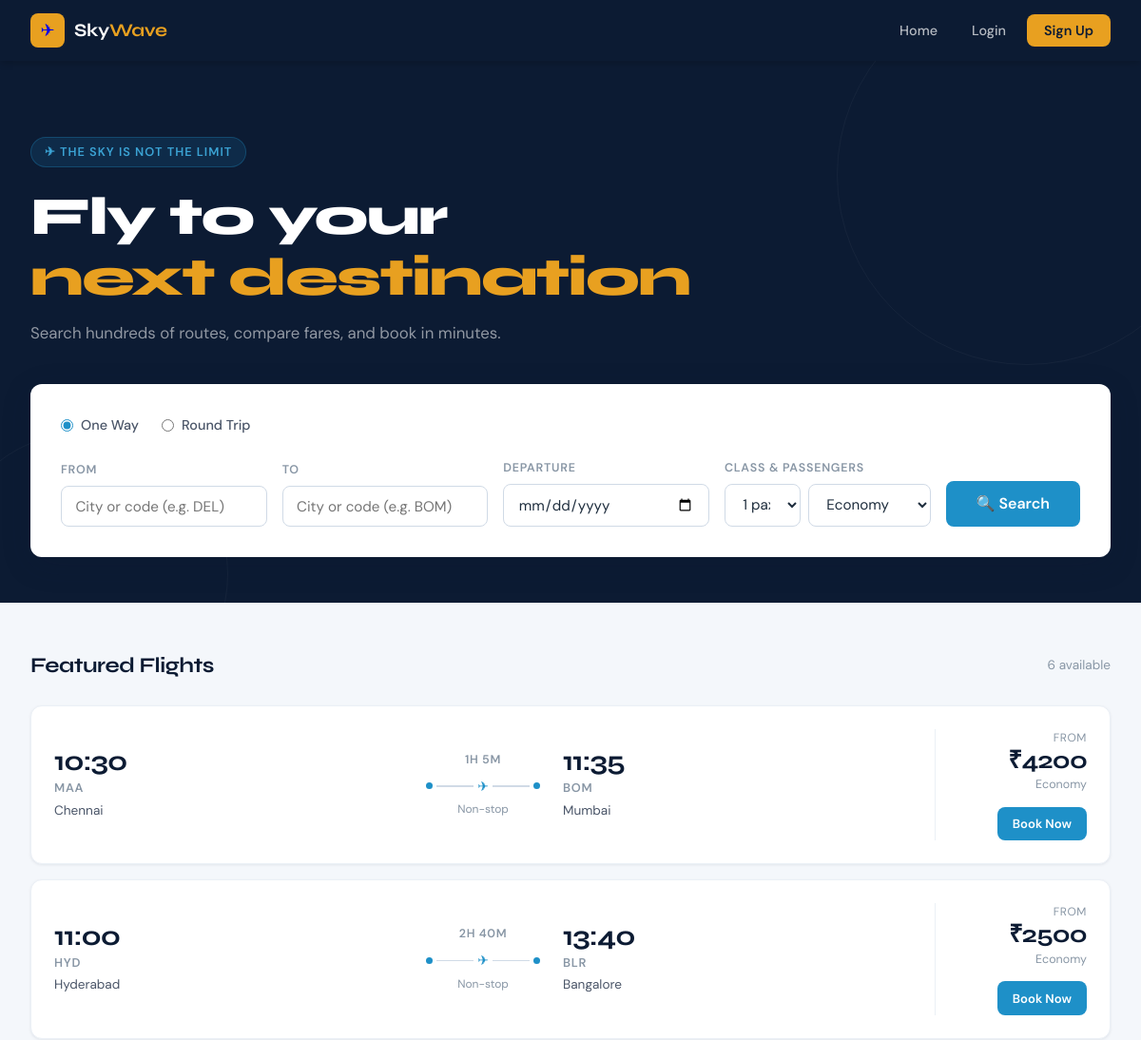
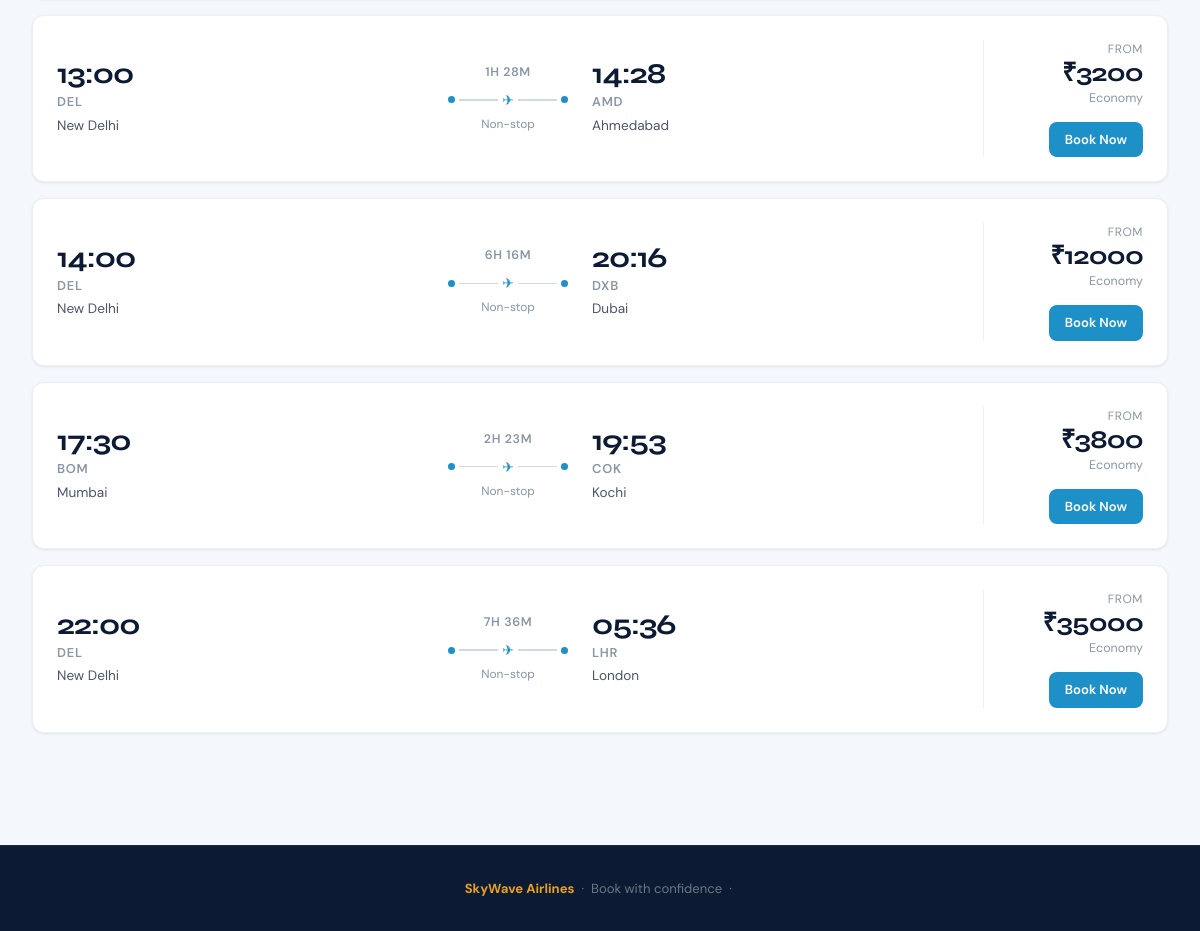
The page / on the database its author committed (2 pictures, top to bottom).
### reservations/models.py (models this page shows, shortened)
class Flight(models.Model):
    CLASS_CHOICES = [
        ('economy', 'Economy'),
        ('business', 'Business'),
        ('first', 'First Class'),
    ]
    STATUS_CHOICES = [
        ('scheduled', 'Scheduled'),
        ('delayed', 'Delayed'),
        ('cancelled', 'Cancelled'),
        ('completed', 'Completed'),
    ]
    flight_number = models.CharField(max_length=10, unique=True)
    origin = models.ForeignKey(Airport, on_delete=models.CASCADE, related_name='departing_flights')
    destination = models.ForeignKey(Airport, on_delete=models.CASCADE, related_name='arriving_flights')
    departure_time = models.DateTimeField()
    arrival_time = models.DateTimeField()
    total_seats = models.IntegerField(default=180)
    available_seats = models.IntegerField(default=180)
    economy_price = models.DecimalField(max_digits=10, decimal_places=2)
    business_price = models.DecimalField(max_digits=10, decimal_places=2)
    first_class_price = models.DecimalField(max_digits=10, decimal_places=2)
    status = models.CharField(max_length=20, choices=STATUS_CHOICES, default='scheduled')
    airline_name = models.CharField(max_length=100, default='SkyWave Airlines')
    def duration(self):
        delta = self.arrival_time - self.departure_time
        hours, remainder = divmod(int(delta.total_seconds()), 3600)
        minutes = remainder // 60
        return f"{hours}h {minutes}m"

class Airport(models.Model):
    code = models.CharField(max_length=3, unique=True)
    name = models.CharField(max_length=200)
    city = models.CharField(max_length=100)
    country = models.CharField(max_length=100)

### reservations/views.py (the view)
# urls.py: path('', views.home, name='home'),
def home(request):
    form = FlightSearchForm(initial={'trip_type': 'one_way', 'passengers': 1, 'seat_class': 'economy'})
    airports = Airport.objects.all().order_by('city')
    upcoming_flights = Flight.objects.filter(status='scheduled', departure_time__gte=datetime.now()).order_by('departure_time')[:6]
    return render(request, 'reservations/home.html', {
        'form': form, 'airports': airports, 'upcoming_flights': upcoming_flights
    })

### reservations/forms.py
class FlightSearchForm(forms.Form):
    TRIP_CHOICES = [('one_way', 'One Way'), ('round_trip', 'Round Trip')]
    trip_type = forms.ChoiceField(choices=TRIP_CHOICES, widget=forms.RadioSelect)
    origin = forms.CharField(max_length=3, widget=forms.TextInput(attrs={'placeholder': 'From (e.g. DEL)'}))
    destination = forms.CharField(max_length=3, widget=forms.TextInput(attrs={'placeholder': 'To (e.g. BOM)'}))
    departure_date = forms.DateField(widget=forms.DateInput(attrs={'type': 'date'}))
    return_date = forms.DateField(required=False, widget=forms.DateInput(attrs={'type': 'date'}))
    passengers = forms.IntegerField(min_value=1, max_value=9, initial=1)
    seat_class = forms.ChoiceField(choices=[('economy','Economy'),('business','Business'),('first','First Class')])

### templates/reservations/home.html (shortened to what this page needs)
{% extends 'base.html' %}
{% block content %}
<section class="hero">
  <div class="hero-inner">
    <div class="hero-tagline">✈ The sky is not the limit</div>
    <h1>Fly to your<br><span class="accent">next destination</span></h1>
    <p class="hero-sub">Search hundreds of routes, compare fares, and book in minutes.</p>
    <div class="search-card">
      <form method="get" action="{% url 'search_flights' %}">
        <div class="trip-toggle">
          {% for radio in form.trip_type %}
            <label>{{ radio.tag }} {{ radio.choice_label }}</label>
          {% endfor %}
        </div>
        <div class="search-grid">
          <div class="form-group">
            <label>From</label>
            <input type="text" name="origin" class="form-control" placeholder="City or code (e.g. DEL)" value="{{ form.origin.value|default:'' }}" list="airports-list" required>
          </div>
          <div class="form-group">
            <label>To</label>
            <input type="text" name="destination" class="form-control" placeholder="City or code (e.g. BOM)" value="{{ form.destination.value|default:'' }}" list="airports-list" required>
          </div>
          <div class="form-group">
            <label>Departure</label>
            <input type="date" name="departure_date" class="form-control" value="{{ form.departure_date.value|default:'' }}" required>
          </div>
          <div class="form-group">
            <label>Class &amp; Passengers</label>
            <div style="display:flex;gap:8px;">
              <select name="passengers" class="form-control" style="width:80px;">
                {% for i in "123456789" %}<option value="{{ i }}">{{ i }} pax</option>{% endfor %}
              </select>
              <select name="seat_class" class="form-control">
                <option value="economy">Economy</option>
              </select>
            </div>
          </div>
          <button type="submit" class="btn btn-primary btn-lg">
            🔍 Search
          </button>
        </div>
      </form>
    </div>
  </div>
</section>
<div class="main-content">
  {% if upcoming_flights %}
  <div class="section-header">
    <h2 class="section-title">Featured Flights</h2>
    <span class="section-meta">{{ upcoming_flights|length }} available</span>
  </div>
  <div class="flight-list">
    {% for flight in upcoming_flights %}
    <div class="flight-card">
      <div>
        <div class="flight-time">{{ flight.departure_time|time:"H:i" }}</div>
        <div class="flight-code">{{ flight.origin.code }}</div>
        <div class="flight-city">{{ flight.origin.city }}</div>
      </div>
      <div class="flight-middle">
        <div class="flight-duration">{{ flight.duration }}</div>
        <div class="flight-line">
          <div class="flight-line-dot"></div>
          <div class="flight-line-bar"></div>
          <div class="flight-line-plane">✈</div>
          <div class="flight-line-bar"></div>
          <div class="flight-line-dot"></div>
        </div>
        <div style="font-size:0.75rem;color:var(--gray-400);text-align:center;margin-top:4px;">Non-stop</div>
      </div>
      <div>
        <div class="flight-time">{{ flight.arrival_time|time:"H:i" }}</div>
        <div class="flight-code">{{ flight.destination.code }}</div>
        <div class="flight-city">{{ flight.destination.city }}</div>
      </div>
      <div class="flight-pricing">
        <div class="price-from">From</div>
        <div class="price-amount">₹{{ flight.economy_price|floatformat:0 }}</div>
        <div class="price-class">Economy</div>
        <div class="price-actions">
          <a href="{% url 'book_flight' flight.id %}?seat_class=economy&passengers=1" class="btn btn-primary btn-sm">Book Now</a>
        </div>
      </div>
    </div>
    {% endfor %}
  </div>
  {% endif %}
</div>
{% endblock %}

### rows shown on the page
Flight: departure_time "10:30", origin.code "MAA", origin.city "Chennai", duration "1H 5M", arrival_time "11:35", destination.code "BOM", destination.city "Mumbai", economy_price "4200"
Flight: departure_time "11:00", origin.code "HYD", origin.city "Hyderabad", duration "2H 40M", arrival_time "13:40", destination.code "BLR", destination.city "Bangalore", economy_price "2500"
Flight: departure_time "13:00", origin.code "DEL", origin.city "New Delhi", duration "1H 28M", arrival_time "14:28", destination.code "AMD", destination.city "Ahmedabad", economy_price "3200"
Flight: departure_time "14:00", origin.code "DEL", origin.city "New Delhi", duration "6H 16M", arrival_time "20:16", destination.code "DXB", destination.city "Dubai", economy_price "12000"
Flight: departure_time "17:30", origin.code "BOM", origin.city "Mumbai", duration "2H 23M", arrival_time "19:53", destination.code "COK", destination.city "Kochi", economy_price "3800"
Flight: departure_time "22:00", origin.code "DEL", origin.city "New Delhi", duration "7H 36M", arrival_time "05:36", destination.code "LHR", destination.city "London", economy_price "35000"

### other values the page prints
{{ radio.choice_label }} "One Way" "Round Trip"
{{ upcoming_flights|length }} "6"
form field passengers "1 pax"
